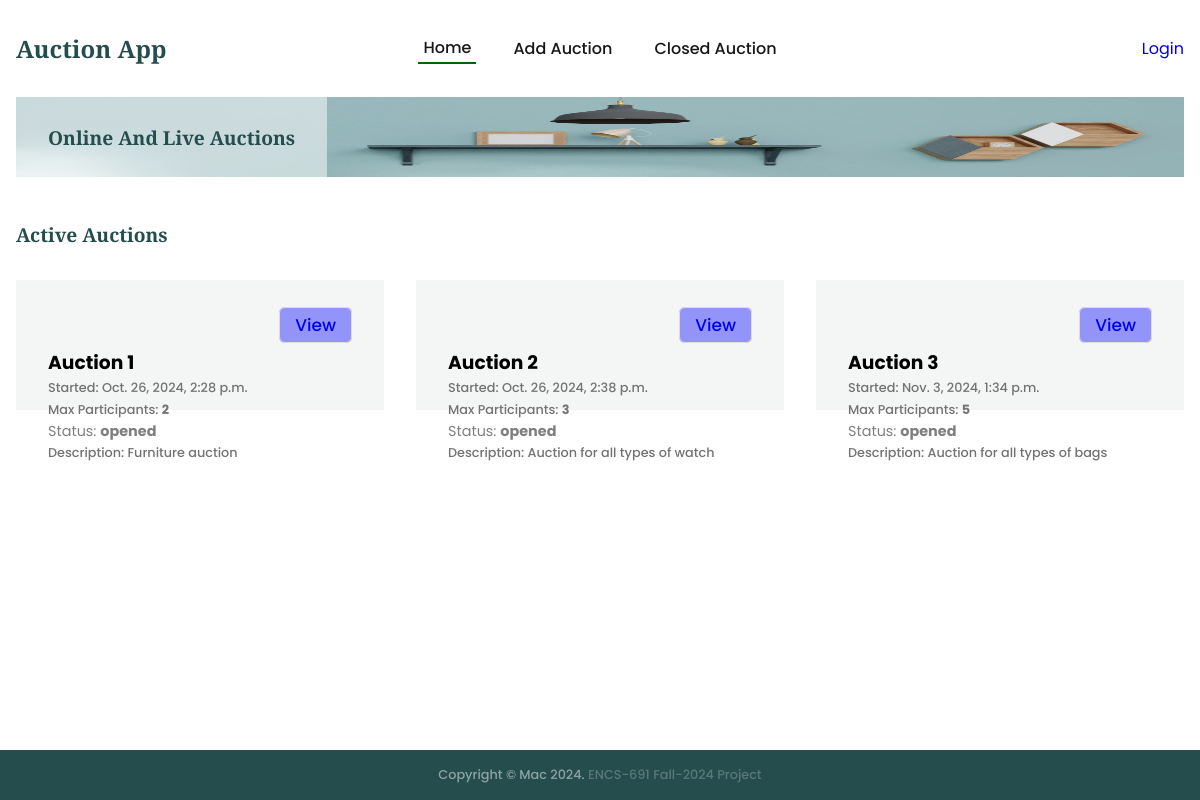
The app's page /, older data.
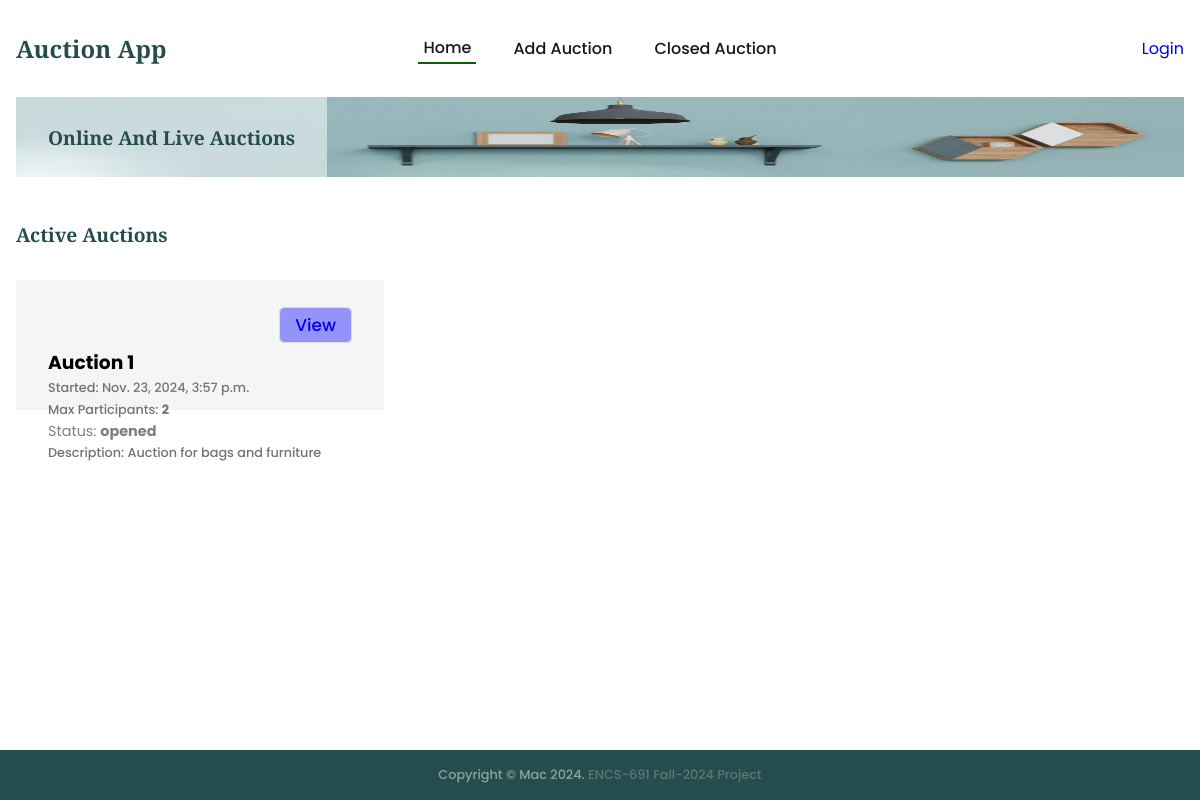
The same page, newer data.
### auctions/models.py (models this page shows, shortened)
class Auction(models.Model):
    name = models.CharField(max_length=200)
    description = models.CharField(max_length=200)
    status = models.CharField(max_length=200, default='opened')
    auction1 = models.CharField(max_length=200, default='0')
    maxparticipant = models.CharField(max_length=200, default='0')
    username = models.CharField(max_length=200, default='-')
    createdat = models.DateTimeField(default=timezone.now)

### auctions/views.py (the view)
# urls.py: path('', views.index, name='index'),
def index(req):
    context = {
        'pageOptions':{
            'page':'index',
            'buttonLabel':'View',
            'header':'Active Auctions',
            'index': 'active-menu'
        }
    }
    try:
        filteredAuction = Auction.objects.filter(status='opened')
    except:
        logging.error('Index: Auctions not found')
        return render(req, 'auctions/index.html', context=context)
    else:
        context['auctions'] = filteredAuction
        return render(req, 'auctions/index.html', context=context)

### templates/auctions/index.html
{% extends "base.html" %}
{% block content %}
<section class="section__container product__container" id="product">
    {% include "auctions/message.html" %}
    {% if pageOptions %}
    <h4 class="section__header">{{pageOptions.header}}</h4>
    {% if auctions %}
    <div class="product__grid">
        {% for auction in auctions %}
        <div class="product__card">
            <div class="auction__btn">
                <div class="btn-div">
                    <a class="bid-btn" href="{% url 'auctions:auctionIndex' auction.id %}?page={{pageOptions.page}}">
                        {{pageOptions.buttonLabel}}
                    </a>
                </div>
            </div>
            <h3>{{auction.name}}</h3>
            <p>Started: {{auction.createdat}}</p>
            <p>Max Participants: <strong>{{auction.maxparticipant}}</strong></p>
            <div class="product-status">Status: <strong>{{auction.status}}</strong></div>
            <p>Description: {{auction.description}}</p>
        </div>
        {% endfor %}
    </div>
    {% else %}
    <div class="auction-notice">No {{pageOptions.header}} available</div>
    {% endif %}
    {% endif %}
</section>
{% endblock %}

### templates/base.html (shortened to what this page needs)
{% load static %}
<!DOCTYPE html>
<html lang="en">
<head>
  <link rel="stylesheet" href="{% static 'css/styles.css' %}" />
</head>
<body>
  <div id="main-container">
    <nav>
      <div class="nav__header">
        <div class="nav__logo">
          <a href="{% url 'auctions:index' %}" class="logo">Auction App</a>
        </div>
      </div>
      <ul class="nav__links" id="nav-links">
        {% with current_url=request.get_full_path %}
        {% url 'auctions:index' as url %}
        <li class="{% if current_url == url %} active-menu {%endif%}">
          <a href="{{url}}">Home</a>
        </li>
        {% url 'auctions:addAuction' as url %}
        <li class="{% if current_url == url %} active-menu {%endif%}">
          <a href="{{url}}">Add Auction</a>
        </li>
        {% url 'auctions:closedAuction' as url %}
        <li class="{% if current_url == url %} active-menu {%endif%}">
          <a href="{{url}}">Closed Auction</a>
        </li>
        {% endwith %}
      </ul>
      <div class="nav__notification" id="nav-notification">
        {% if user.is_authenticated %}
        <div class="user-container">
          <div id="systemuser">{{user.username}}</div>
          <div class="display-none" id="user-settings">
            <div class="logout-user" id="logout-user">Logout</div>
            <hr style="margin: 10px 0;" />
            <div class="deregister-user" id="deregister-user">Deregister</div>
          </div>
        </div>
        <div class="notification-icon" hx-get="{% url 'auctions:notification' %}?type=list" hx-target="#modal-content">
          <svg width="30px" height="30px" viewBox="0 0 24 24" fill="none">
            <path
              d="M12.02 2.90991C8.70997 2.90991 6.01997 5.59991 6.01997 8.90991V11.7999C6.01997 12.4099 5.75997 13.3399 5.44997 13.8599L4.29997 15.7699C3.58997 16.9499 4.07997 18.2599 5.37997 18.6999C9.68997 20.1399 14.34 20.1399 18.65 18.6999C19.86 18.2999 20.39 16.8699 19.73 15.7699L18.58 13.8599C18.28 13.3399 18.02 12.4099 18.02 11.7999V8.90991C18.02 5.60991 15.32 2.90991 12.02 2.90991Z"
              stroke="#292D32" stroke-width="1.5" stroke-miterlimit="10" stroke-linecap="round"></path>
            <path
              d="M13.87 3.19994C13.56 3.10994 13.24 3.03994 12.91 2.99994C11.95 2.87994 11.03 2.94994 10.17 3.19994C10.46 2.45994 11.18 1.93994 12.02 1.93994C12.86 1.93994 13.58 2.45994 13.87 3.19994Z"
              stroke="#292D32" stroke-width="1.5" stroke-miterlimit="10" stroke-linecap="round" stroke-linejoin="round">
            </path>
            <path
              d="M15.02 19.0601C15.02 20.7101 13.67 22.0601 12.02 22.0601C11.2 22.0601 10.44 21.7201 9.90002 21.1801C9.36002 20.6401 9.02002 19.8801 9.02002 19.0601"
              stroke="#292D32" stroke-width="1.5" stroke-miterlimit="10"></path>
          </svg>
          <span class="notification-count" hx-get="{% url 'auctions:notification' %}?type=count" hx-trigger="load"
            hx-target=".notification-count">
          </span>
        </div>
        {% else %}
        <a href="{% url 'users:login' %}">Login</a>
        {% endif %}
      </div>
    </nav>
    <header class="section__container header__container" id="home">
      <div class="header__image">
        <img src="{% static 'images/header.png' %}" alt="header" />
      </div>
      <div class="header__content">
        <div>
          <h1>Online And Live Auctions</h1>
        </div>
      </div>
    </header>
    {% block content %}{% endblock %}
  </div>
  <footer class="footer" id="contact">
    <div class="footer__bar">
      Copyright © Mac 2024. <span class="footer-span">ENCS-691 Fall-2024 Project</span>
    </div>
  </footer>
</body>
</html>

### templates/auctions/message.html (shortened to what this page needs)
<div style="width_: 100%; text-align: center; padding-bottom: 20px;">
</div>

### auctions/static/css/styles.css (style rules this page uses)
:root { --primary-color: #254d4d; --text-dark: #171717; --text-light: #737373; --extra-light: #f4f6f5; --white: #ffffff; --max-width: 1200px; --header-font: "Merriweather", serif; }
* { padding: 0; margin: 0; box-sizing: border-box; }
.section__container { max-width: var(--max-width); margin: auto; padding: 1.5rem 1rem; }
.section__header { margin-bottom: 0.5rem; font-size: 1.2rem; font-weight: 600; font-family: var(--header-font); color: var(--primary-color); }
.logo { font-size: 1.5rem; font-weight: 600; font-family: var(--header-font); }
img { display: flex; width: 100%; height: 150px; }
a { text-decoration: none; transition: 0.3s; }
ul { list-style: none; }
html, body { scroll-behavior: smooth; }
body { font-family: "Poppins", sans-serif; }
nav { position: fixed; isolation: isolate; width: 100%; max-width: var(--max-width); margin-inline: auto; z-index: 9; }
.nav__header { padding: 1rem; width: 100%; display: flex; align-items: center; justify-content: space-between; background-color: var(--primary-color); }
.nav__logo .logo { color: var(--white); }
.nav__links { position: absolute; top: 65px; left: 0; width: 100%; padding: 2rem; display: flex; align-items: center; justify-content: center; flex-direction: column; gap: 2rem; background-color: var(--primary-color); transition: 0.5s; z-index: -1; transform: translateY(-100%); }
.nav__links a { font-weight: 500; color: var(--white); }
.nav__links li { padding: 2px 5px; }
.active-menu { border-bottom: 2px solid darkgreen; }
.nav__notification { position: relative; flex: 1; display: flex; align-items: center; justify-content: flex-end; gap: 1rem; }
.header__container { display: grid; overflow: hidden; height: 80px; }
.header__image { grid-area: 1/1/2/2; }
.header__image img { max-width: var(--max-width); margin-left: auto; height: 80px; }
.header__content { grid-area: 1/1/2/2; display: flex; align-items: center; height: 80px; }
.header__content>div { padding: 1.8rem 2rem; background-color: rgba(255, 255, 255, 0.5); backdrop-filter: blur(10px); }
.header__content h1 { font-size: 1.2rem; font-weight: 600; font-family: var(--header-font); color: var(--primary-color); }
.product__grid { margin-top: 2rem; display: grid; gap: 2rem; }
.product__card { position: relative; isolation: isolate; padding: 2rem; }
.product__card::before { position: absolute; content: ""; top: 0; left: 0; width: 100%; height: 60%; background-color: var(--extra-light); z-index: -1; transition: 0.3s; }
.product__card p { padding: 2px 0; font-size: 0.8rem; font-weight: 500; color: var(--text-light); }
.product__card .product-status { font-size: 0.9rem; color: rgba(0, 0, 0, 0.5); }
.product__card .btn-div { text-align: end; }
.auction__btn { display: flex; justify-content: end; margin-bottom: 10px; }
.product__card .bid-btn { font-size: 1.2rem; font-weight: 500; cursor: pointer; padding: 5px 15px; font-size: 17px; border: 1px solid #ddd; border-radius: 6px; outline: none; background-color: rgba(0, 0, 255, 0.4); z-index: 10; position: relative; }
.footer { background-color: var(--primary-color); position: fixed; left: 0; right: 0; bottom: 0; width: 100%; text-align: center; }
.footer__bar { padding: 1rem; font-size: 0.8rem; color: rgba(255, 255, 255, 0.6); opacity: 0.8; font-weight: 500; text-align: center; }
.footer .footer-span { color: rgba(255, 255, 255, 0.3); }
@media (width > 540px) { .product__grid { grid-template-columns: repeat(2, 1fr); } }
@media (width > 768px) { nav { position: static; padding: 2rem 1rem; display: flex; align-items: center; justify-content: space-between; gap: 2rem; } }
@media (width > 768px) { .nav__header { flex: 1; padding: 0; background-color: transparent; } }
@media (width > 768px) { .nav__logo .logo { color: var(--primary-color); } }
@media (width > 768px) { .nav__links { position: static; padding: 0; width: fit-content; flex-direction: row; gap: 2rem; background-color: transparent; transform: none; } }
@media (width > 768px) { .nav__links a { color: var(--text-dark); } }
@media (width > 768px) { .header__container { padding-top: 0; } }
@media (width > 768px) { .product__grid { grid-template-columns: repeat(3, 1fr); } }
::placeholder { text-transform: none; }
a { text-decoration: none; }

Row changes from the older to the newer data that the page shows:
removed Auction: buttonLabel "View", name "Auction 2", createdat "Oct. 26, 2024, 2:38 p.m.", maxparticipant "3", status "opened", description "Auction for all types of watch"
removed Auction: buttonLabel "View", name "Auction 3", createdat "Nov. 3, 2024, 1:34 p.m.", maxparticipant "5", status "opened", description "Auction for all types of bags"
changed Auction "Auction 1": createdat "Oct. 26, 2024, 2:28 p.m." → "Nov. 23, 2024, 3:57 p.m."; description "Furniture auction" → "Auction for bags and furniture"
